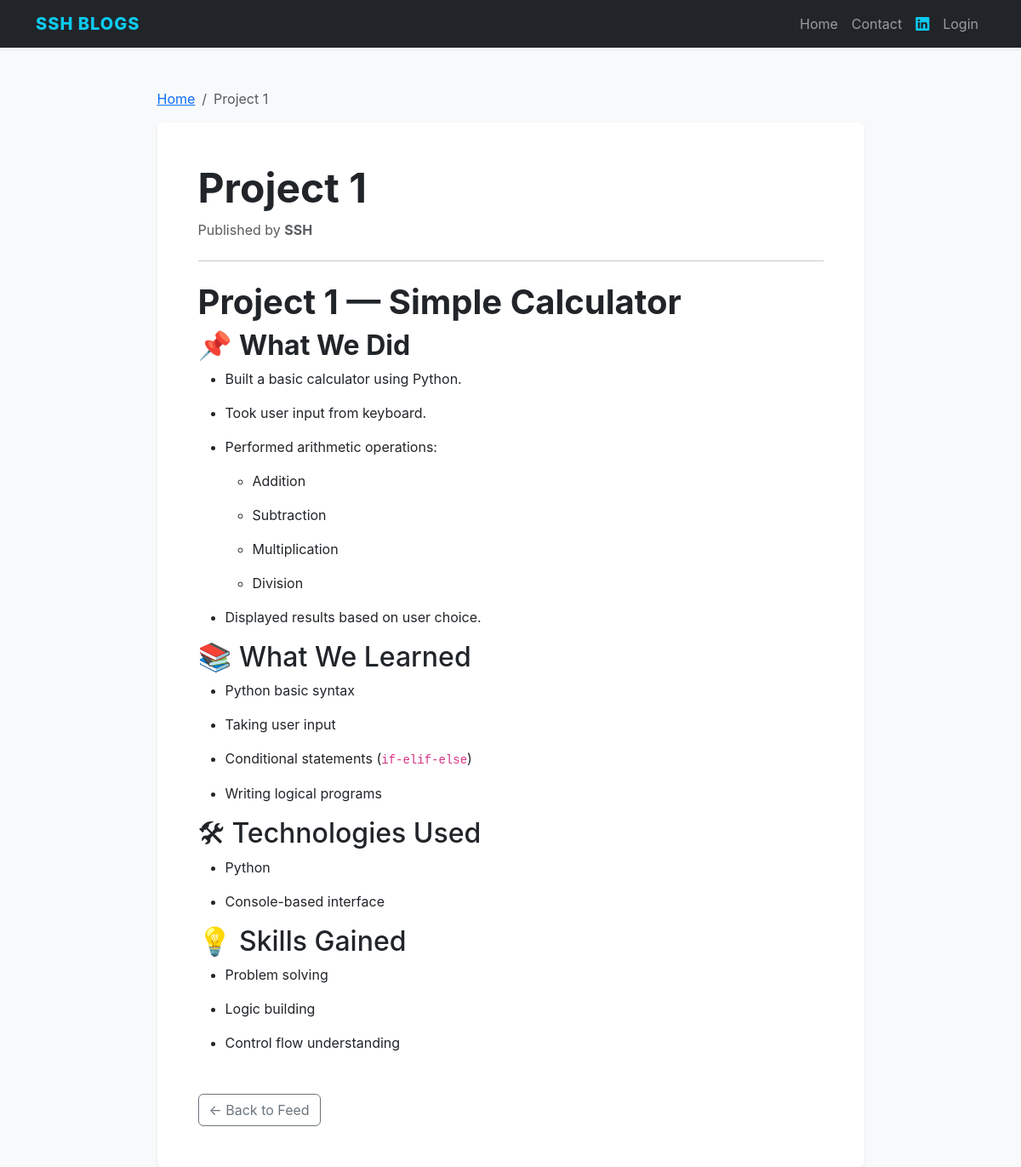
/post/1, run on the app's committed database.
### app.py (models this page shows)
class Post(db.Model):
    id = db.Column(db.Integer, primary_key=True)
    title = db.Column(db.String(100), nullable=False)
    content = db.Column(db.Text, nullable=False)
    user_id = db.Column(db.Integer, db.ForeignKey('user.id'), nullable=False)

class User(db.Model, UserMixin):
    id = db.Column(db.Integer, primary_key=True)
    username = db.Column(db.String(150), unique=True, nullable=False)
    password = db.Column(db.String(150), nullable=False)
    posts = db.relationship('Post', backref='author', lazy=True)

### app.py (the view)
@app.route('/post/<int:post_id>')
def view_post(post_id):
    post = Post.query.get_or_404(post_id)
    return render_template('view_post.html', post=post)

### templates/view_post.html
{% extends "base.html" %}
{% block content %}
<div class="row justify-content-center">
    <div class="col-md-9">
        <nav aria-label="breadcrumb">
            <ol class="breadcrumb">
                <li class="breadcrumb-item"><a href="{{ url_for('home') }}">Home</a></li>
                <li class="breadcrumb-item active">{{ post.title }}</li>
            </ol>
        </nav>
        <article class="bg-white p-5 shadow-sm rounded">
            <h1 class="display-5 fw-bold">{{ post.title }}</h1>
            <p class="text-muted">Published by <strong>{{ post.author.username }}</strong></p>
            <hr class="my-4">
            <div class="blog-content">
                {{ post.content|safe }}
            </div>
            <div class="mt-5">
                <a href="{{ url_for('home') }}" class="btn btn-outline-secondary">← Back to Feed</a>
            </div>
        </article>
    </div>
</div>
{% endblock %}

### templates/base.html (style rules this page uses)
body { background-color: #f8f9fa; font-family: 'Inter', sans-serif; }

### data on the page
Post: title "Project 1", content "Project 1 — Simple Calculator 📌 What We Did Built a basic calculator using Python. Took user input from keyboard. Performed arithmetic operations: Addition Subtraction Multiplication Division Displayed results based on user choice. 📚 What We Learned Python basic syntax Taking user input Conditional statements ( if-elif-else ) Writing logical programs 🛠 Technologies Used Python Console-based interface 💡 Skills Gained Problem solving Logic building Control flow understanding"
User: author.username "SSH"
